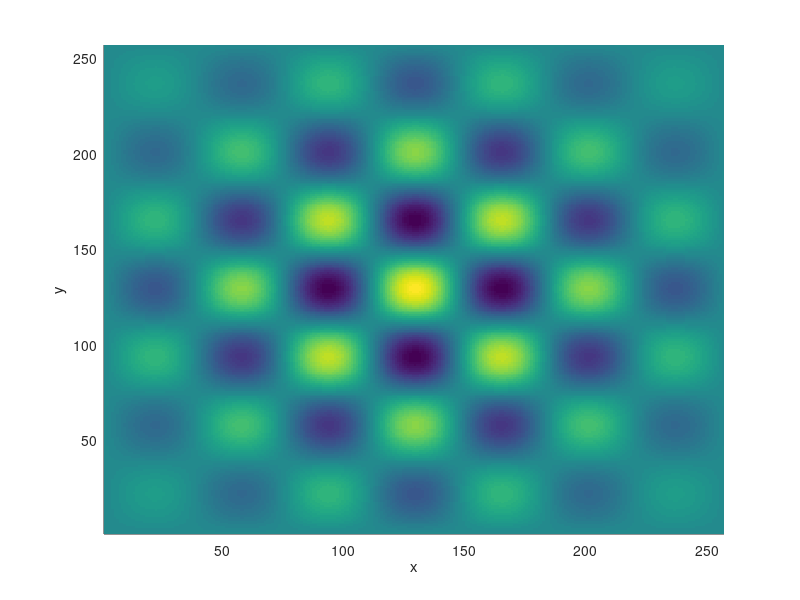

Here is the MATLAB script that generated this plot: (Note: this script raises an error after producing the figure.)
% ---------------- SET FIXED PARAMETERS ---------------- %
close; clear; clc

% Set up variables and algorithmic parameters
options = optimset('Display','off');
NumberOfUnknowns = 2;
StringLength = 8;
TotalStringLength = StringLength*NumberOfUnknowns;
Individuals = 25;
Generations = 50;
CrossOverProbability = 0.7; 
MutationProbability = 0.01;
Elitism = 1;
GridSize = 257;

if Elitism == 1
    EliteNumber = ceil(0.1*Individuals);
else
    EliteNumber = 0;
end

% Set up test function (waffle grid). This function has a maximum of 1,
% which the genetic algorithm aims to find via guessing a random point
% within the array and then iteratively improving until it finds the
% maximum.
[gridx,gridy] = meshgrid(linspace(-1,1,GridSize));
waffle = exp(-(gridx.^2 + gridy.^2)/1.5).*cos(pi*(gridx)*3.5);
waffle = waffle.*transpose(waffle);

h = figure(1);
surf(waffle,'LineStyle','None'),view(2)
xlim([1 GridSize]), ylim([1 GridSize])
xlabel('x'), ylabel('y'), zlabel('f(x,y)')

%% ---------------- GA MAIN PROGRAM ---------------- %
% Initialise the fields of the structs and variables
Population(Individuals).Strings = [];
Population(Individuals).Individual = [];
Population(NumberOfUnknowns).Fitness = [];
General(Generations).People(Individuals).Individual = [];
NewStrings(Individuals).Strings = [];
MeanFitness = 1:Generations;
FittestIndividual = 1:Generations;
FitnessStdev = 1:Generations;
successgen = 0;

% First generation
for gen = 1
    % Create an initial population of individuals
    for indiv = 1:Individuals
        Population(indiv).Strings = binarystring(StringLength,NumberOfUnknowns);
        Population(indiv).Individual = fastbin2dec(Population(indiv).Strings);
        
        % Find the fitness of each individual
        Population(indiv).Fitness = (waffle(Population(indiv).Individual(1),Population(indiv).Individual(2)) + 1)/2;
        
        % Show individuals on grid
        h = figure(2);
        titlesprint = sprintf('Generation = %i/%i',1,max(Generations));
        title(titlesprint)
        contour(waffle),view(2)
        hold on
        plot(Population(indiv).Individual(1),Population(indiv).Individual(2),'*','Color','b')
        
        General(gen).People(indiv).Individual = Population(indiv).Individual;
    end
    
    % Find fitness statistics
    MeanFitness(gen) = mean([Population.Fitness]);
    SumFitness = sum([Population.Fitness]);
    FittestIndividual(gen) = max([Population.Fitness]);
    FitnessStdev(gen) = std([Population.Fitness]);
    
    % Display statistics
    clc
    fprintf('Generation = %i/%i\n',1,max(Generations));
    fprintf('MeanFitness = %f\n',MeanFitness(gen));
    fprintf('MaxFitness = %f\n',FittestIndividual(gen));
    fprintf('SumFitness = %f\n',SumFitness);
end

clf

% All other generations
for gen = 2:Generations
    if Elitism == 1
        % Perform elitism (always pass best individual into next generation)
        for indiv = 1:EliteNumber
            % Sort array so that best individuals are at the top
            [~,index] = sortrows([Population.Fitness].');
            Population = Population(index(end:-1:1)); 
            
            % Pass elite individuals through
            NewStrings(indiv).Strings = Population(indiv).Strings;
            
            Population = Population(index);
        end
    end
        for indiv = EliteNumber+1:2:Individuals
            % Select individuals for crossover
            Parent1 = selection(Individuals,Population,SumFitness);
            Parent2 = selection(Individuals,Population,SumFitness);

            % Perform crossover and generate a temporary population
            if rand <= CrossOverProbability
                [NewStrings(indiv).Strings,NewStrings(indiv+1).Strings] = ...
                crossover(Population,Parent1,Parent2,StringLength,NumberOfUnknowns);
                for j = 1:NumberOfUnknowns
                    for k = 1:StringLength
                        % Mutate the temporary population
                        if rand <= MutationProbability
                            if NewStrings(indiv).Strings(j,k) == 1
                                NewStrings(indiv).Strings(j,k) = 0;
                                fprintf('Mutation occured...\n')
                            else
                                NewStrings(indiv).Strings(j,k) = 1;
                                fprintf('Mutation occured...\n')
                            end
                        end
                    end
                end
            else
                NewStrings(indiv).Strings = nocrossover(Population,Parent1);
                NewStrings(indiv+1).Strings = nocrossover(Population,Parent2);
                for j = 1:NumberOfUnknowns
                    for k = 1:StringLength
                        % Mutate the temporary population
                        if rand <= MutationProbability
                            if NewStrings(indiv).Strings(j,k) == 1
                                NewStrings(indiv).Strings(j,k) = 0;
                                fprintf('Mutation occured...\n')
                            else
                                NewStrings(indiv).Strings(j,k) = 1;
                                fprintf('Mutation occured...\n')
                            end
                        end
                    end
                end
            end
        end
    
    % Transfer the temporary population into the new population
    for indiv = 1:Individuals
        Population(indiv).Strings = NewStrings(indiv).Strings;
        Population(indiv).Individual = fastbin2dec(Population(indiv).Strings);
        
        % Find the fitness of each individual
        Population(indiv).Fitness = (waffle(Population(indiv).Individual(1),Population(indiv).Individual(2)) + 1)/2;
        
        % Show individuals on grid
        h = figure(2);
        titlesprint = sprintf('Generation = %i/%i',gen,max(Generations));
        title(titlesprint)
        contour(waffle),view(2)
        hold on
        plot(Population(indiv).Individual(1),Population(indiv).Individual(2),'*','Color','b')
        
        General(gen).People(indiv).Individual = Population(indiv).Individual;
    end
    
    % Find fitness statistics
    MeanFitness(gen) = mean([Population.Fitness]);
    SumFitness = sum([Population.Fitness]);
    [FittestIndividual(gen),MaxFitnessIndex] = max([Population.Fitness]);
    FitnessStdev(gen) = std([Population.Fitness]);
    
    % Display statistics
    clc
    fprintf('Generation = %i/%i\n',gen,max(Generations));
    fprintf('MeanFitness = %f\n',MeanFitness(gen));
    fprintf('MaxFitness = %f\n',FittestIndividual(gen));
    fprintf('SumFitness = %f\n',SumFitness);
    
    % Break if the algorithm is entirely successful
    if successgen == 0
        if FittestIndividual(gen) == 1
            successgen = gen;
        end
    end
    
    if gen < (Generations - 1)
        clf
    end
end

% Plot evolution of mean fitness
h = figure(3);
plot(1:Generations,MeanFitness)
hold on
plot(1:Generations, FittestIndividual)
xlabel('Generation'), ylabel('Fitness')
xlim([1 gen]), ylim([0 1])
set(gca,'FontSize',20)
legend('Average Fitness', 'Maximum Fitness')

% Save figure
saveas(h,sprintf('fitness.png'))

% Print a seeded message upon completion
fprintf('Algorithm finished. Checkrand = %f\n',rand);

%% Plotting

% Put contour maps in subplots
subplot(2,2,1)
for i = 1:Individuals
    title('Generation = 1')
    contour(waffle),view(2)
    hold on
    plot(General(1).People(i).Individual(1),General(1).People(i).Individual(2),'*','Color','b')
    xlabel('x'), ylabel('y')
end

subplot(2,2,2)
for i = 1:Individuals
    title('Generation = 10')
    contour(waffle),view(2)
    hold on
    plot(General(10).People(i).Individual(1),General(10).People(i).Individual(2),'*','Color','b')
    xlabel('x'), ylabel('y')
end

subplot(2,2,3)
for i = 1:Individuals
    title('Generation = 20')
    contour(waffle),view(2)
    hold on
    plot(General(20).People(i).Individual(1),General(20).People(i).Individual(2),'*','Color','b')
    xlabel('x'), ylabel('y')
end

subplot(2,2,4)
for i = 1:Individuals
    title('Generation = 30')
    contour(waffle),view(2)
    hold on
    plot(General(30).People(i).Individual(1),General(30).People(i).Individual(2),'*','Color','b')
    xlabel('x'), ylabel('y')
end

%% Functions and some brief descriptions
% Create a binary string representing an individual 
function string = binarystring(StringLength,NumberOfUnknowns)
    string = round(ones(NumberOfUnknowns,StringLength).*rand(NumberOfUnknowns,StringLength));
end

% Turns binary strings into decimal numbers. MATLAB's built-in 
% 'bin2dec' is capable of this, but is too slow.
function decimalout = fastbin2dec(binaryin)
    decimalout = binaryin*(2.^(size(binaryin, 2)-1:-1:0)).' + 1;
end

% Select individuals for crossover using fitness
% proportional selection (roulette wheel method)
function parent = selection(Individuals,Population,SumFitness)
    RouletteWheel = rand*SumFitness;
    Sum = 0;
    for i = 1:Individuals
        Sum = Sum + Population(i).Fitness;
        if Sum >= RouletteWheel
            parent = i;
            break
        end
    end
end

% Perform crossover between two parents to create a new individual
function [newindiv1,newindiv2] = crossover(Population,Parent1,Parent2,StringLength,NumberOfUnknowns)
    % Generate two random locations in the binary string for crossover
    CrossSite = round((StringLength*NumberOfUnknowns - 1)*rand + 1);
    % Grab the strings of the parents
    selected1 = horzcat(Population(Parent1).Strings(1,:),Population(Parent1).Strings(2,:));
    selected2 = horzcat(Population(Parent2).Strings(1,:),Population(Parent2).Strings(2,:));
    
    % Perform crossover
    c1 = horzcat(selected1(1:CrossSite),selected2(CrossSite+1:end));
    c2 = horzcat(selected2(1:CrossSite),selected1(CrossSite+1:end));
    
    % Change to correct array dimensions
    newindiv1(1,1:StringLength) = c1(1:StringLength);
    newindiv1(2,1:StringLength) = c1(StringLength+1:StringLength*NumberOfUnknowns);
    newindiv2(1,1:StringLength) = c2(1:StringLength);
    newindiv2(2,1:StringLength) = c2(StringLength+1:StringLength*NumberOfUnknowns);
end

% Transfer individuals in the case of no crossover
function newindiv1 = nocrossover(Population,Parent1)
    newindiv1 = Population(Parent1).Strings;
end